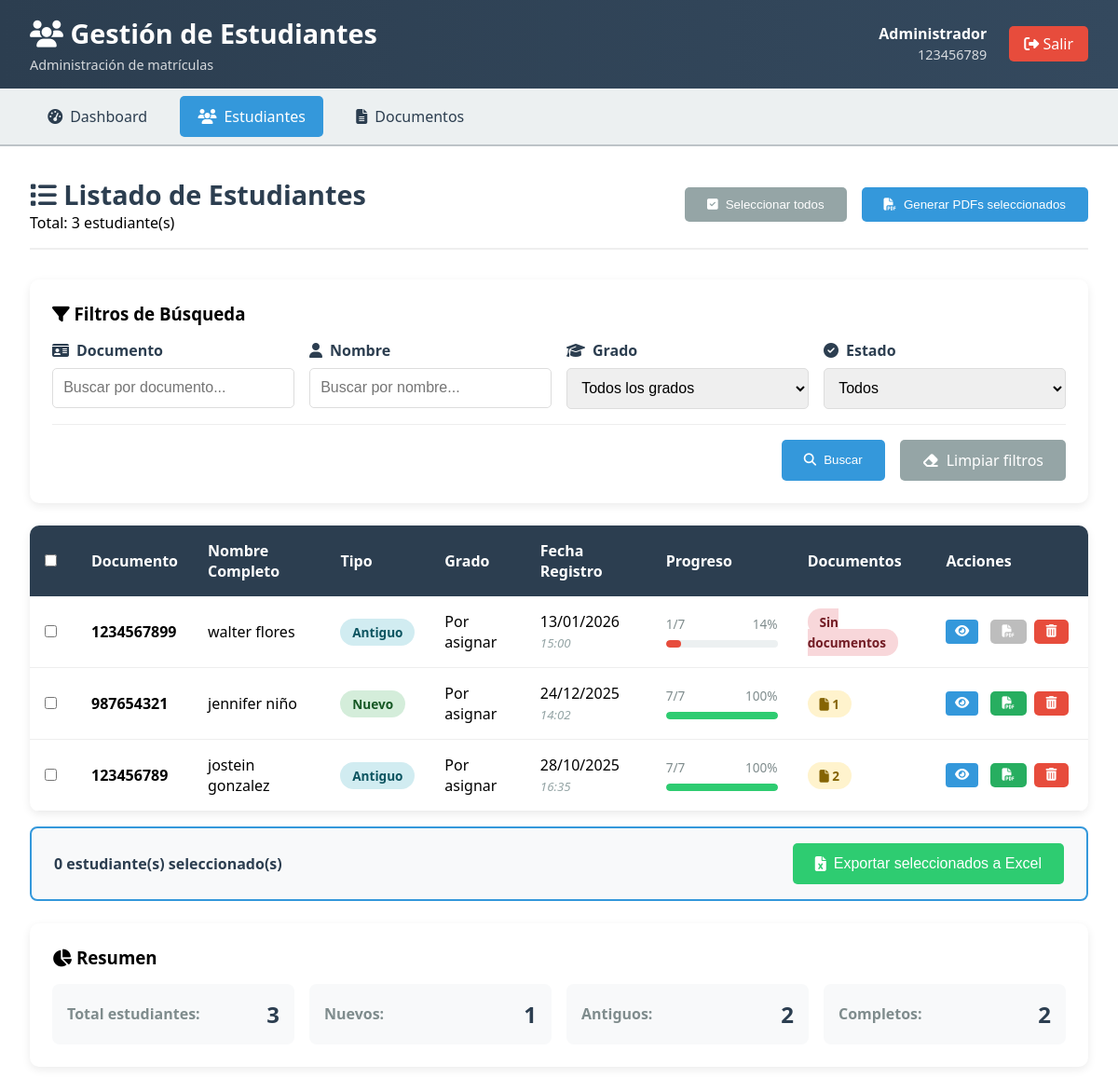
The app's page /admin/estudiantes.php (signed in) with its own data.
### tables this page shows
CREATE TABLE `usuarios` (
  `id` int(11) NOT NULL,
  `documento` varchar(20) NOT NULL,
  `password` varchar(255) NOT NULL,
  `rol` enum('admin','usuario') DEFAULT 'usuario',
  `fecha_creacion` timestamp NOT NULL DEFAULT current_timestamp()
);

### admin/estudiantes.php (the view, shortened to what the rows shown need)
<?php
require_once __DIR__ . '/../models_admin/AdminModel.php';
$database = new Database();
$db = $database->getConnection();
$adminModel = new AdminModel($db);
$filtros = [];
$estudiantes = $adminModel->getEstudiantes($filtros);
?>
<!DOCTYPE html>
<html lang="es">
<head>
    <link rel="stylesheet" href="../assets/css/admin.css">
    <link rel="stylesheet" href="https://cdnjs.cloudflare.com/ajax/libs/font-awesome/6.4.0/css/all.min.css">
</head>
<body>
    <div class="admin-container">
        <header class="admin-header">
            <div class="header-left">
                <h1><i class="fas fa-users"></i> Gestión de Estudiantes</h1>
            </div>
        </header>
        <main class="admin-main">
            <div class="page-header">
                <div>
                    <h2><i class="fas fa-list"></i> Listado de Estudiantes</h2>
                </div>
            </div>
            <form id="form-estudiantes" method="POST"
      action="../controllers_admin/AdminController.php?action=descargar_pdfs_firmados"
 onsubmit="return validarSeleccionPDF()">
                <div class="table-container">
                    <table class="data-table">
                        <thead>
                            <tr>
                                <th width="50">
                                    <input type="checkbox" id="select-all" onclick="toggleSelectAll(this)">
                                </th>
                                <th>Documento</th>
                                <th>Nombre Completo</th>
                                <th>Tipo</th>
                                <th>Grado</th>
                                <th>Fecha Registro</th>
                                <th>Progreso</th>
                                <th>Documentos</th>
                                <th>Acciones</th>
                            </tr>
                        </thead>
                        <tbody>
                            <?php if (!empty($estudiantes)): ?>
                                <?php foreach ($estudiantes as $est): ?>
                                <tr>
                                    <td>
                                        <input type="checkbox" name="estudiantes_ids[]"
                                               value="<?php echo $est['usuario_id']; ?>"
                                               class="estudiante-checkbox">
                                    </td>
                                    <td>
                                        <strong><?php echo htmlspecialchars($est['documento']); ?></strong>
                                    </td>
                                    <td>
                                        <?php
                                        $nombre = trim(($est['nombres'] ?? '') . ' ' . ($est['apellidos'] ?? ''));
                                        if (!empty($nombre)) {
                                            echo '<div class="student-name">' . htmlspecialchars($nombre) . '</div>';
                                        } else {
                                            echo '<span class="text-muted"><i>Sin información personal</i></span>';
                                        }
                                        ?>
                                    </td>
                                    <td>
                                        <span class="badge <?php echo ($est['tipo_estudiante'] == 'Nuevo') ? 'badge-new' : 'badge-old'; ?>">
                                            <?php echo htmlspecialchars($est['tipo_estudiante'] ?? 'No definido'); ?>
                                        </span>
                                    </td>
                                    <td>
                                        <?php echo htmlspecialchars($est['grado_matricular'] ?? 'No asignado'); ?>
                                    </td>
                                    <td>
                                        <?php echo date('d/m/Y', strtotime($est['fecha_creacion'])); ?>
                                        <small class="text-muted"><?php echo date('H:i', strtotime($est['fecha_creacion'])); ?></small>
                                    </td>
                                    <td>
                                        <?php
                                        $pasos_completados = 0;
                                        $total_pasos = 7;
                                        $pasos = ['tiene_personal', 'tiene_general', 'tiene_madre', 'tiene_padre', 'tiene_acudiente', 'tiene_vivienda', 'tiene_salud'];
                                        foreach ($pasos as $paso) {
                                            if (!empty($est[$paso])) $pasos_completados++;
                                        }
                                        $porcentaje = round(($pasos_completados / $total_pasos) * 100);
                                        $color = ($porcentaje == 100) ? '#2ecc71' : (($porcentaje >= 50) ? '#f39c12' : '#e74c3c');
                                        ?>
                                        <div class="progress-container">
                                            <div class="progress-info">
                                                <span><?php echo $pasos_completados; ?>/<?php echo $total_pasos; ?></span>
                                                <span><?php echo $porcentaje; ?>%</span>
                                            </div>
                                            <div class="progress-bar">
                                                <div class="progress-fill" style="width: <?php echo $porcentaje; ?>%; background: <?php echo $color; ?>;"></div>
                                            </div>
                                        </div>
                                    </td>
                                    <td>
                                        <?php if ($est['documentos_subidos'] > 0): ?>
                                            <span class="badge badge-docs">
                                                <i class="fas fa-file"></i> <?php echo $est['documentos_subidos']; ?>
                                            </span>
                                        <?php else: ?>
                                            <span class="badge badge-none">Sin documentos</span>
                                        <?php endif; ?>
                                    </td>
                                    <td>
                                        <div class="action-buttons">
                                            <a href="ver_estudiante.php?id=<?php echo $est['usuario_id']; ?>"
                                               class="btn-action btn-view" title="Ver detalles">
                                                <i class="fas fa-eye"></i>
                                            </a>
                                            <?php
$tieneFirmada = !empty($est['tiene_hoja_firmada']);
$color = $tieneFirmada ? '#27ae60' : '#bdbdbd';
$hover = $tieneFirmada ? '#219653' : '#9e9e9e';
?>
<button type="button"
    onclick="descargarHojaMatricula(<?php echo $est['usuario_id']; ?>)"
    title="<?php echo $tieneFirmada
        ? 'Descargar hoja de matrícula firmada'
        : 'El estudiante no ha subido la hoja firmada'; ?>"
    onmouseover="
        this.style.background='<?php echo $hover; ?>';
        this.style.transform='translateY(-1px)';
    "
    onmouseout="
        this.style.background='<?php echo $color; ?>';
        this.style.transform='translateY(0)';
    "
    style="
        border: none;
        outline: none;
        cursor: pointer;
        background: <?php echo $color; ?>;
        color: white;
        padding: 0.4rem 0.8rem;
        border-radius: 5px;
        display: inline-flex;
        align-items: center;
        gap: 0.3rem;
    ">
    <i class="fas fa-file-pdf"></i>
</button>
                                            <a href="javascript:void(0);"
   onclick="eliminarUsuario(<?php echo (int)$est['usuario_id']; ?>)"
   class="btn-action btn-delete"
   title="Eliminar">
   <i class="fas fa-trash-alt"></i>
</a>
                                        </div>
                                    </td>
                                </tr>
                                <?php endforeach; ?>
                            <?php endif; ?>
                        </tbody>
                    </table>
                </div>
            </form>
        </main>
    </div>
</body>
</html>

### records on screen
usuarios: documento "1234567899", nombre "walter flores", tipo_estudiante "Antiguo", grado_matricular "Por asignar", fecha_creacion "13/01/2026", fecha_creacion "15:00", pasos_completados "1", total_pasos "7", porcentaje "14", shows "Sin documentos"
usuarios: documento "987654321", nombre "jennifer niño", tipo_estudiante "Nuevo", grado_matricular "Por asignar", fecha_creacion "24/12/2025", fecha_creacion "14:02", pasos_completados "7", total_pasos "7", porcentaje "100", documentos_subidos "1"
usuarios: documento "123456789", nombre "jostein gonzalez", tipo_estudiante "Antiguo", grado_matricular "Por asignar", fecha_creacion "28/10/2025", fecha_creacion "16:35", pasos_completados "7", total_pasos "7", porcentaje "100", documentos_subidos "2"

### other values on screen
$_SESSION['user_document'] "123456789"
count($estudiantes) "3"
count($nuevos) "1"
count($antiguos) "2"
count($completos) "2"
